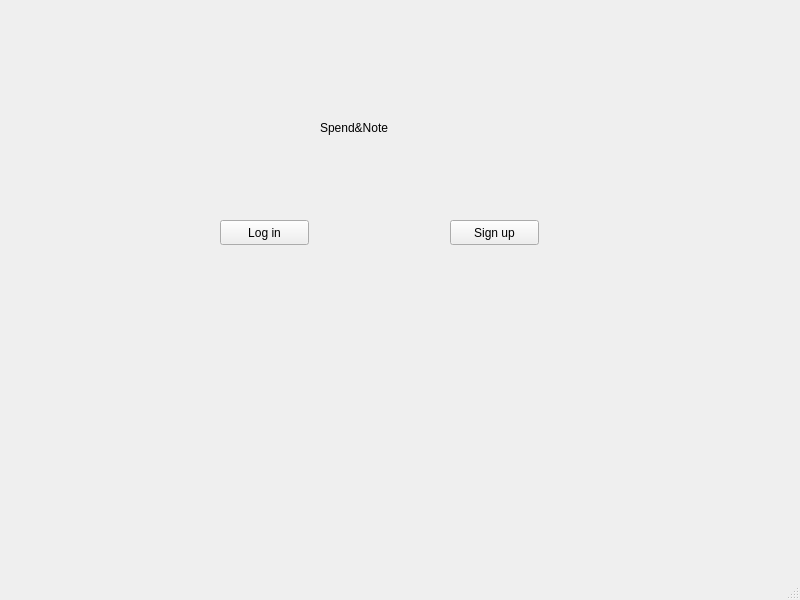
<?xml version="1.0" encoding="UTF-8"?>
<ui version="4.0">
 <class>MainWindow</class>
 <widget class="QMainWindow" name="MainWindow">
  <property name="geometry">
   <rect>
    <x>0</x>
    <y>0</y>
    <width>800</width>
    <height>600</height>
   </rect>
  </property>
  <property name="windowTitle">
   <string>MainWindow</string>
  </property>
  <widget class="QWidget" name="centralwidget">
   <widget class="QStackedWidget" name="stackedWidget">
    <property name="geometry">
     <rect>
      <x>130</x>
      <y>70</y>
      <width>541</width>
      <height>371</height>
     </rect>
    </property>
    <widget class="QWidget" name="page">
     <widget class="QLabel" name="label">
      <property name="geometry">
       <rect>
        <x>190</x>
        <y>50</y>
        <width>141</width>
        <height>16</height>
       </rect>
      </property>
      <property name="text">
       <string>Spend&amp;Note</string>
      </property>
     </widget>
     <widget class="QPushButton" name="loginButton">
      <property name="geometry">
       <rect>
        <x>90</x>
        <y>150</y>
        <width>89</width>
        <height>25</height>
       </rect>
      </property>
      <property name="text">
       <string>Log in</string>
      </property>
     </widget>
     <widget class="QPushButton" name="signupButton">
      <property name="geometry">
       <rect>
        <x>320</x>
        <y>150</y>
        <width>89</width>
        <height>25</height>
       </rect>
      </property>
      <property name="text">
       <string>Sign up</string>
      </property>
     </widget>
    </widget>
   </widget>
  </widget>
  <widget class="QMenuBar" name="menubar">
   <property name="geometry">
    <rect>
     <x>0</x>
     <y>0</y>
     <width>800</width>
     <height>22</height>
    </rect>
   </property>
  </widget>
  <widget class="QStatusBar" name="statusbar"/>
 </widget>
 <resources/>
 <connections/>
</ui>
